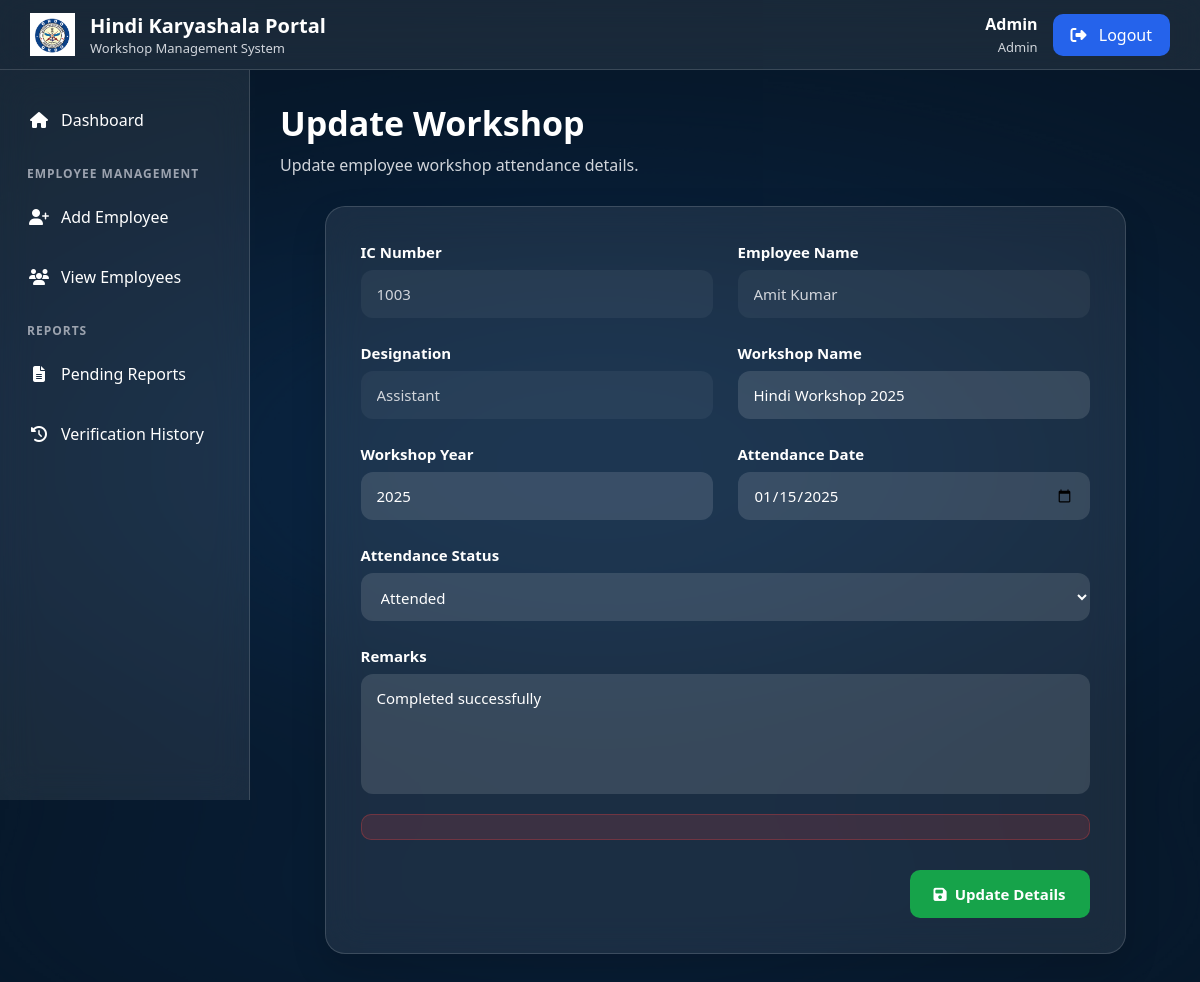
The app's page /admin/update.php?ic=1003 (signed in) with its own data.
### tables this page shows
CREATE TABLE employees (
    ic_number INT(4) PRIMARY KEY,
    name VARCHAR(100) NOT NULL,
    phone VARCHAR(15) NOT NULL,
    designation VARCHAR(100) NOT NULL,
    email VARCHAR(100) NOT NULL UNIQUE,
    created_at TIMESTAMP DEFAULT CURRENT_TIMESTAMP
);

CREATE TABLE workshops (
    workshop_id INT AUTO_INCREMENT PRIMARY KEY,
    employee_ic INT(4) NOT NULL,
    workshop_name VARCHAR(150) NOT NULL,
    workshop_year YEAR NOT NULL,
    attendance_date DATE,
    attendance_status ENUM('Pending','Attended','Absent') DEFAULT 'Pending',
    remarks VARCHAR(255),
    updated_by INT(4),
    updated_at TIMESTAMP DEFAULT CURRENT_TIMESTAMP
        ON UPDATE CURRENT_TIMESTAMP,
    FOREIGN KEY (employee_ic) REFERENCES employees(ic_number)
        ON DELETE CASCADE
        ON UPDATE CASCADE,
    FOREIGN KEY (updated_by) REFERENCES employees(ic_number)
        ON DELETE SET NULL
        ON UPDATE CASCADE
);

### admin/update.php (the view, shortened to what this page needs)
<?php
include "../config/db.php";
$ic=(int)$_GET["ic"];
$sql="SELECT
employees.ic_number,
employees.name,
employees.designation,
employees.phone,
employees.email,
workshops.workshop_name,
workshops.workshop_year,
workshops.attendance_date,
workshops.attendance_status,
workshops.remarks
FROM employees
LEFT JOIN workshops
ON employees.ic_number=workshops.employee_ic
WHERE employees.ic_number=$ic
LIMIT 1";
$result=$conn->query($sql);
$row=$result->fetch_assoc();
?>
<!DOCTYPE html>
<html>
<head>
<link rel="stylesheet" href="../css/layout.css">
<link rel="stylesheet" href="../css/form.css">
<link rel="stylesheet"
href="https://cdnjs.cloudflare.com/ajax/libs/font-awesome/6.5.2/css/all.min.css">
</head>
<body>
<div class="overlay">
<?php
include "../includes/navbar.php";
include "../includes/sidebar.php";
?>
<div class="main">
<div class="page-header">
<h1>Update Workshop</h1>
<p>Update employee workshop attendance details.</p>
</div>
<div class="form-card">
<form action="update_process.php" method="POST" onsubmit="return validateUpdate();">
<div class="form-grid">
<div class="form-group">
<label>IC Number</label>
<input
type="text"
value="<?php echo $row["ic_number"]; ?>"
readonly>
</div>
<div class="form-group">
<label>Employee Name</label>
<input
type="text"
value="<?php echo htmlspecialchars($row["name"]); ?>"
readonly>
</div>
<div class="form-group">
<label>Designation</label>
<input
type="text"
value="<?php echo htmlspecialchars($row["designation"]); ?>"
readonly>
</div>
<div class="form-group">
<label>Workshop Name</label>
<input
type="text"
name="workshop_name"
id="workshop_name"
value="<?php echo htmlspecialchars($row["workshop_name"]); ?>">
</div>
<div class="form-group">
<label>Workshop Year</label>
<input
type="number"
name="workshop_year"
id="workshop_year"
min="2024"
max="2100"
value="<?php echo $row["workshop_year"]; ?>">
</div>
<div class="form-group">
<label>Attendance Date</label>
<input
type="date"
name="attendance_date"
id="attendance_date"
value="<?php echo $row["attendance_date"]; ?>">
</div>
<div class="form-group full">
<label>Attendance Status</label>
<select
name="attendance_status"
id="attendance_status">
<option value="Attended"
<?php if($row["attendance_status"]=="Attended") echo "selected"; ?>>
Attended
</option>
</select>
</div>
<div class="form-group full">
<label>Remarks</label>
<textarea
name="remarks"
id="remarks"
rows="4"><?php echo htmlspecialchars($row["remarks"]); ?></textarea>
</div>
</div>
<p id="error" class="error"></p>
<div class="buttons">
<button
type="submit"
class="save-btn">
<i class="fa-solid fa-floppy-disk"></i>
Update Details
</button>
</div>
</form>
</div>
</div>
</div>
</body>
</html>

### includes/navbar.php
<?php
$stmt = $conn->prepare("SELECT name FROM employees WHERE ic_number=?");
$stmt->bind_param("i", $_SESSION["ic_number"]);
$stmt->execute();
$result = $stmt->get_result();
$user = $result->fetch_assoc();
?>
<nav class="navbar">
    <div class="logo">
        <img src="../images/logo.png" alt="Logo">
        <div>
            <h2>Hindi Karyashala Portal</h2>
            <p>Workshop Management System</p>
        </div>
    </div>
    <div class="user">
        <div class="user-info">
            <h4><?php echo htmlspecialchars($user["name"]); ?></h4>
            <span><?php echo htmlspecialchars($_SESSION["role"]); ?></span>
        </div>
        <a href="../logout.php" class="logout">
            <i class="fa-solid fa-right-from-bracket"></i>
            Logout
        </a>
    </div>
</nav>

### css/layout.css (style rules this page uses)
* { margin:0; padding:0; box-sizing:border-box; font-family:"Segoe UI",sans-serif; }
body { background:url("../images/background.jpg") center center/cover no-repeat fixed; }
.overlay { min-height:100vh; background:rgba(7,26,46,.75); }
.navbar { position:fixed; top:0; left:0; width:100%; height:70px; display:flex; justify-content:space-between; align-items:center; padding:0 30px; background:rgba(255,255,255,.08); backdrop-filter:blur(18px); border-bottom:1px solid rgba(255,255,255,.15); z-index:1000; }
.logo { display:flex; align-items:center; gap:15px; }
.logo img { width:45px; }
.logo h2 { color:#fff; font-size:20px; }
.logo p { color:#d1d5db; font-size:13px; }
.user { display:flex; align-items:center; gap:15px; }
.user-info { text-align:right; }
.user-info h4 { color:#fff; font-size:16px; }
.user-info span { color:#d1d5db; font-size:13px; }
.logout { padding:10px 18px; border-radius:10px; background:#2563EB; color:#fff; text-decoration:none; transition:.3s; }
.main { margin-left:250px; padding:100px 30px 30px; }
.page-header { margin-bottom:30px; }
.page-header h1 { color:#fff; font-size:34px; }
.page-header p { color:#d1d5db; margin-top:8px; }
.user i { margin-right:6px; }
.logout i { margin-right:8px; }

### css/form.css (style rules this page uses)
.form-card { width:100%; max-width:1100px; margin:0 auto; padding:35px; background:rgba(255,255,255,.08); backdrop-filter:blur(18px); -webkit-backdrop-filter:blur(18px); border:1px solid rgba(255,255,255,.15); border-radius:18px; box-shadow:0 15px 35px rgba(0,0,0,.15); }
.form-grid { display:grid; grid-template-columns:repeat(2,minmax(0,1fr)); gap:24px; }
.form-group { display:flex; flex-direction:column; min-width:0; }
.form-group label { color:#fff; font-size:14px; font-weight:600; margin-bottom:9px; }
.form-group input, .form-group select, .form-group textarea { width:100%; padding:13px 15px; border:1px solid rgba(255,255,255,.15); outline:none; border-radius:10px; background:rgba(255,255,255,.12); color:#fff; font-family:"Segoe UI",sans-serif; font-size:14px; transition:.3s; }
.form-group input { height:48px; }
.form-group select { height:48px; cursor:pointer; }
.form-group textarea { min-height:120px; resize:vertical; }
.form-group input[readonly] { background:rgba(255,255,255,.05); color:#d1d5db; cursor:not-allowed; }
.form-group select option { background:#23364d; color:#fff; }
.full, .full-width { grid-column:1 / -1; }
.form-buttons, .buttons { display:flex; justify-content:flex-end; align-items:center; gap:12px; margin-top:30px; }
.save-btn { display:inline-flex; align-items:center; justify-content:center; gap:8px; min-height:46px; padding:12px 22px; border:none; border-radius:10px; background:#16A34A; color:#fff; text-decoration:none; font-size:14px; font-weight:600; cursor:pointer; transition:.3s; }
.error { margin-top:20px; padding:12px 15px; border-radius:10px; background:rgba(239,68,68,.15); border:1px solid rgba(239,68,68,.3); color:#FCA5A5; font-size:14px; font-weight:600; }
.form-card { width:90%; max-width:1200px; margin:auto; padding:35px; border-radius:20px; background:rgba(255,255,255,.08); backdrop-filter:blur(18px); border:1px solid rgba(255,255,255,.15); }
.form-grid { display:grid; grid-template-columns:repeat(2,1fr); gap:25px; }
.form-group { display:flex; flex-direction:column; }
.form-group label { color:#fff; font-size:15px; font-weight:600; margin-bottom:8px; }
.form-group input, .form-group select, .form-group textarea { width:100%; padding:14px 16px; border:none; outline:none; border-radius:12px; background:rgba(255,255,255,.12); color:#fff; font-size:15px; }
.form-group input[readonly] { background:rgba(255,255,255,.05); color:#d1d5db; }
.form-group textarea { resize:none; min-height:120px; }
.form-group select { cursor:pointer; }
.full, .full-width { grid-column:1/3; }
.error { margin-top:20px; color:#FCA5A5; font-weight:600; }
.save-btn, .report-btn, .cancel-btn { display:inline-flex; align-items:center; justify-content:center; gap:8px; min-width:170px; height:48px; padding:0 24px; border:none; border-radius:10px; text-decoration:none; font-weight:600; font-size:15px; cursor:pointer; transition:.3s; }
.save-btn { background:#16A34A; color:#fff; }

### records on screen
employees: name "Admin"
workshops: employee_ic.ic_number "1003", employee_ic.name "Amit Kumar", employee_ic.designation "Assistant", workshop_name "Hindi Workshop 2025", workshop_year "2025", attendance_date "01/15/2025", attendance_status "Attended", remarks "Completed successfully"

### other values on screen
$_SESSION["role"] "Admin"
